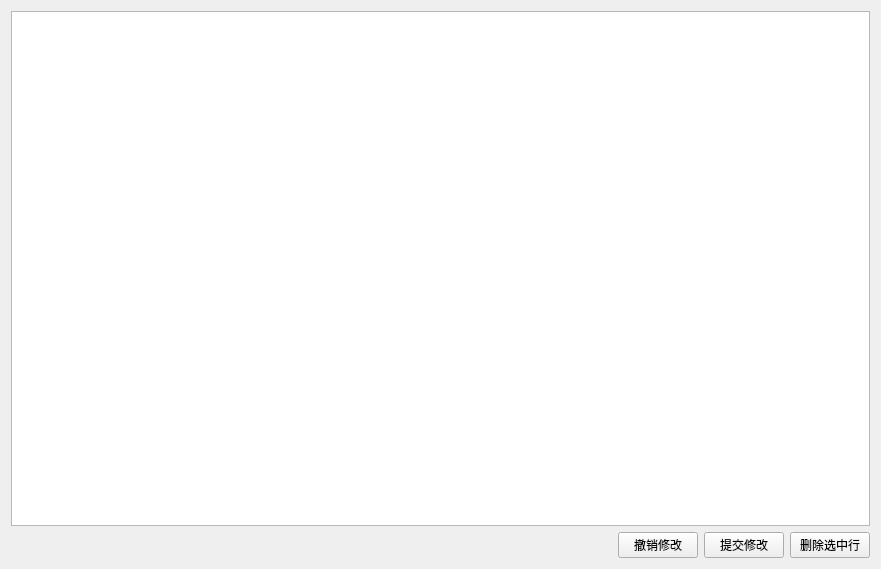
<?xml version="1.0" encoding="UTF-8"?>
<ui version="4.0">
 <class>CentralWidget</class>
 <widget class="QWidget" name="CentralWidget">
  <property name="geometry">
   <rect>
    <x>0</x>
    <y>0</y>
    <width>881</width>
    <height>569</height>
   </rect>
  </property>
  <property name="windowTitle">
   <string>CentralWidget</string>
  </property>
  <layout class="QVBoxLayout" name="verticalLayout">
   <item>
    <widget class="QTableView" name="tableView"/>
   </item>
   <item>
    <layout class="QHBoxLayout" name="horizontalLayout_2">
     <item>
      <spacer name="horizontalSpacer">
       <property name="orientation">
        <enum>Qt::Horizontal</enum>
       </property>
       <property name="sizeHint" stdset="0">
        <size>
         <width>40</width>
         <height>20</height>
        </size>
       </property>
      </spacer>
     </item>
     <item>
      <widget class="QPushButton" name="pushButton_Revert">
       <property name="text">
        <string>撤销修改</string>
       </property>
      </widget>
     </item>
     <item>
      <widget class="QPushButton" name="pushButton_Submit">
       <property name="text">
        <string>提交修改</string>
       </property>
      </widget>
     </item>
     <item>
      <widget class="QPushButton" name="pushButton_Delete">
       <property name="text">
        <string>删除选中行</string>
       </property>
      </widget>
     </item>
    </layout>
   </item>
  </layout>
 </widget>
 <layoutdefault spacing="6" margin="11"/>
 <resources/>
 <connections/>
 <slots>
  <slot>slotTest()</slot>
 </slots>
</ui>
